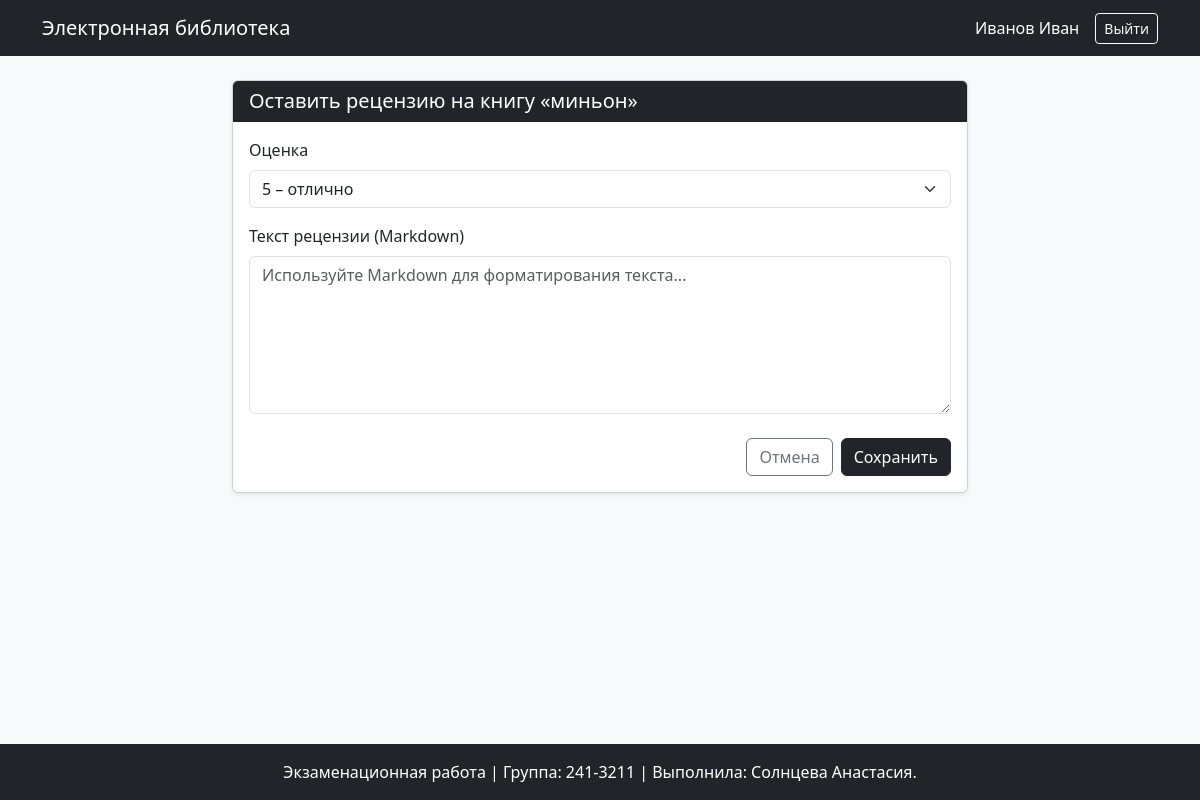
The app's page /book/3/review (signed in) with its own data.
### models.py (models this page shows, shortened)
class User(db.Model, UserMixin):
    __tablename__ = 'users'
    id = db.Column(db.Integer, primary_key=True)
    login = db.Column(db.String(50), nullable=False, unique=True)
    password_hash = db.Column(db.String(256), nullable=False)
    last_name = db.Column(db.String(50), nullable=False)
    first_name = db.Column(db.String(50), nullable=False)
    middle_name = db.Column(db.String(50), nullable=True)
    role_id = db.Column(db.Integer, db.ForeignKey('roles.id'), nullable=False)
    role = db.relationship('Role', backref=db.backref('users', lazy=True))

class Book(db.Model):
    __tablename__ = 'books'
    id = db.Column(db.Integer, primary_key=True)
    title = db.Column(db.String(255), nullable=False)        # Название
    description = db.Column(db.Text, nullable=False)          # Краткое описание (Markdown)
    year = db.Column(db.Integer, nullable=False)              # Год (в SQLite используем Integer)
    publisher = db.Column(db.String(255), nullable=False)     # Издательство
    author = db.Column(db.String(255), nullable=False)        # Автор
    pages = db.Column(db.Integer, nullable=False)             # Объём в страницах
    genres = db.relationship('Genre', secondary=book_genre, backref=db.backref('books', lazy='dynamic'))

### app.py (the view, shortened to what this page needs)
    @app.route('/book/<int:book_id>/review', methods=['GET', 'POST'])
    @login_required
    def add_review(book_id):
        book = Book.query.get_or_404(book_id)
        existing = Review.query.filter_by(book_id=book.id, user_id=current_user.id).first()
        if existing:
            flash('Вы уже оставили рецензию на эту книгу.', 'warning')
            return redirect(url_for('book_detail', book_id=book.id))
        form = ReviewForm()
        return render_template('add_review.html', form=form, book=book)

### forms.py
class ReviewForm(FlaskForm):
    rating = SelectField('Оценка', coerce=int, choices=[
        (5, '5 – отлично'),
        (4, '4 – хорошо'),
        (3, '3 – удовлетворительно'),
        (2, '2 – неудовлетворительно'),
        (1, '1 – плохо'),
        (0, '0 – ужасно')
    ], default=5)
    text = TextAreaField('Текст рецензии (Markdown)', validators=[DataRequired(message="Напишите текст рецензии")])
    submit = SubmitField('Сохранить')

### templates/add_review.html (shortened to what this page needs)
{% extends 'base.html' %}
{% block content %}
<div class="row justify-content-center">
    <div class="col-md-8">
        <div class="card shadow-sm">
            <div class="card-header bg-dark text-white">
                <h5 class="mb-0">Оставить рецензию на книгу «{{ book.title }}»</h5>
            </div>
            <div class="card-body">
                <form method="POST" novalidate>
                    <div class="mb-3">
                        {{ form.rating.label(class="form-label") }}
                        {{ form.rating(class="form-select") }}
                    </div>
                    <div class="mb-4">
                        {{ form.text.label(class="form-label") }}
                        {{ form.text(class="form-control", rows=6, placeholder="Используйте Markdown для форматирования текста...") }}
                    </div>
                    <div class="d-flex justify-content-end gap-2">
                        <a href="{{ url_for('book_detail', book_id=book.id) }}" class="btn btn-outline-secondary">Отмена</a>
                        {{ form.submit(class="btn btn-dark") }}
                    </div>
                </form>
            </div>
        </div>
    </div>
</div>
{% endblock %}

### templates/base.html (shortened to what this page needs)
<!DOCTYPE html>
<html lang="ru">
<head>
    <link href="https://cdn.jsdelivr.net/npm/bootstrap@5.3.0/dist/css/bootstrap.min.css" rel="stylesheet">
</head>
<body class="d-flex flex-column min-vh-100 bg-light">
    <nav class="navbar navbar-expand-lg navbar-dark bg-dark mb-4">
        <div class="container">
            <a class="navbar-brand" href="{{ url_for('index') }}">Электронная библиотека</a>
            <div class="collapse navbar-collapse">
                <div class="d-flex align-items-center text-white gap-2">
                    {% if current_user.is_authenticated %}
                        <span class="me-2">{{ current_user.last_name }} {{ current_user.first_name }}</span>
                        <a href="{{ url_for('logout') }}" class="btn btn-outline-light btn-sm">Выйти</a>
                    {% else %}
                        <a href="{{ url_for('register') }}" class="btn btn-outline-light btn-sm">Регистрация</a>
                        <a href="{{ url_for('login') }}" class="btn btn-light btn-sm">Войти</a>
                    {% endif %}
                </div>
            </div>
        </div>
    </nav>
    <main class="container flex-grow-1">
        {% block content %}{% endblock %}
    </main>
    <footer class="footer mt-auto py-3 bg-dark text-white text-center">
        <div class="container">
            <span>Экзаменационная работа | Группа: 241-3211 | Выполнила: Солнцева Анастасия.</span>
        </div>
    </footer>
</body>
</html>

### records on screen
User: last_name "Иванов", first_name "Иван"
Book: title "миньон"
